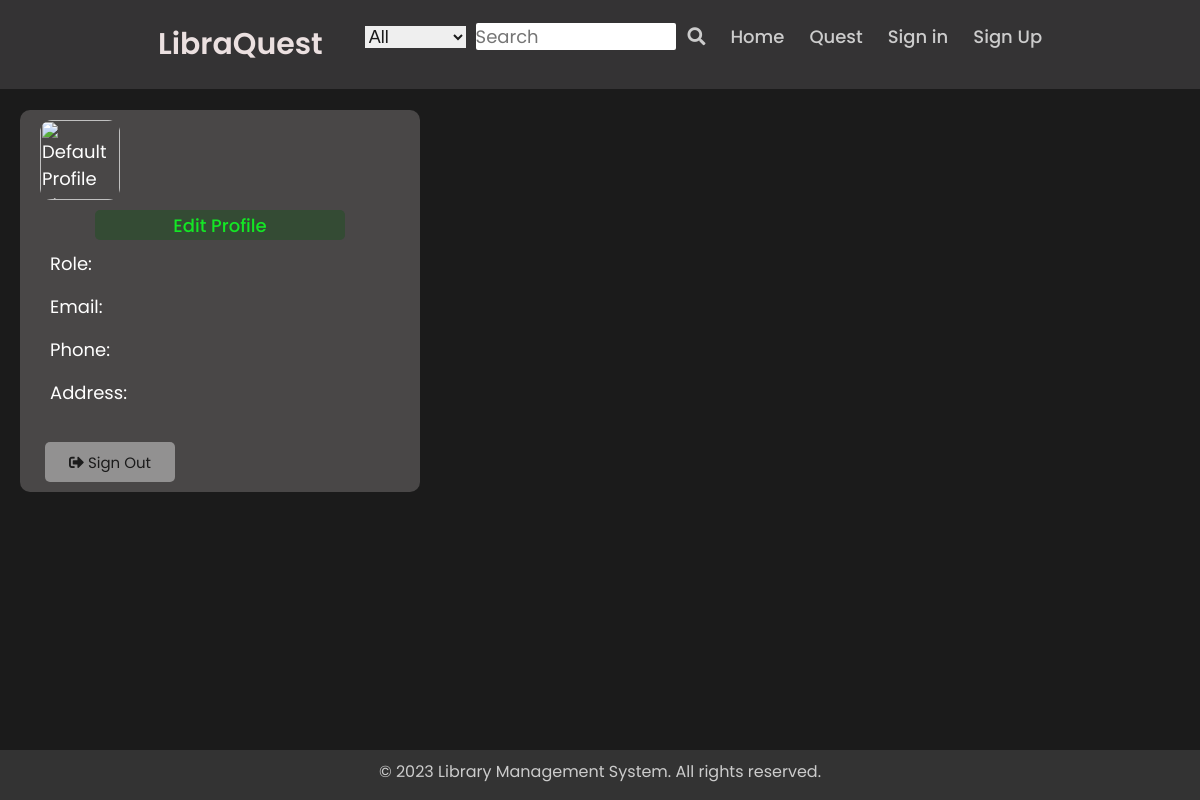
The app's page /profile/user_profile/javid/, older data.
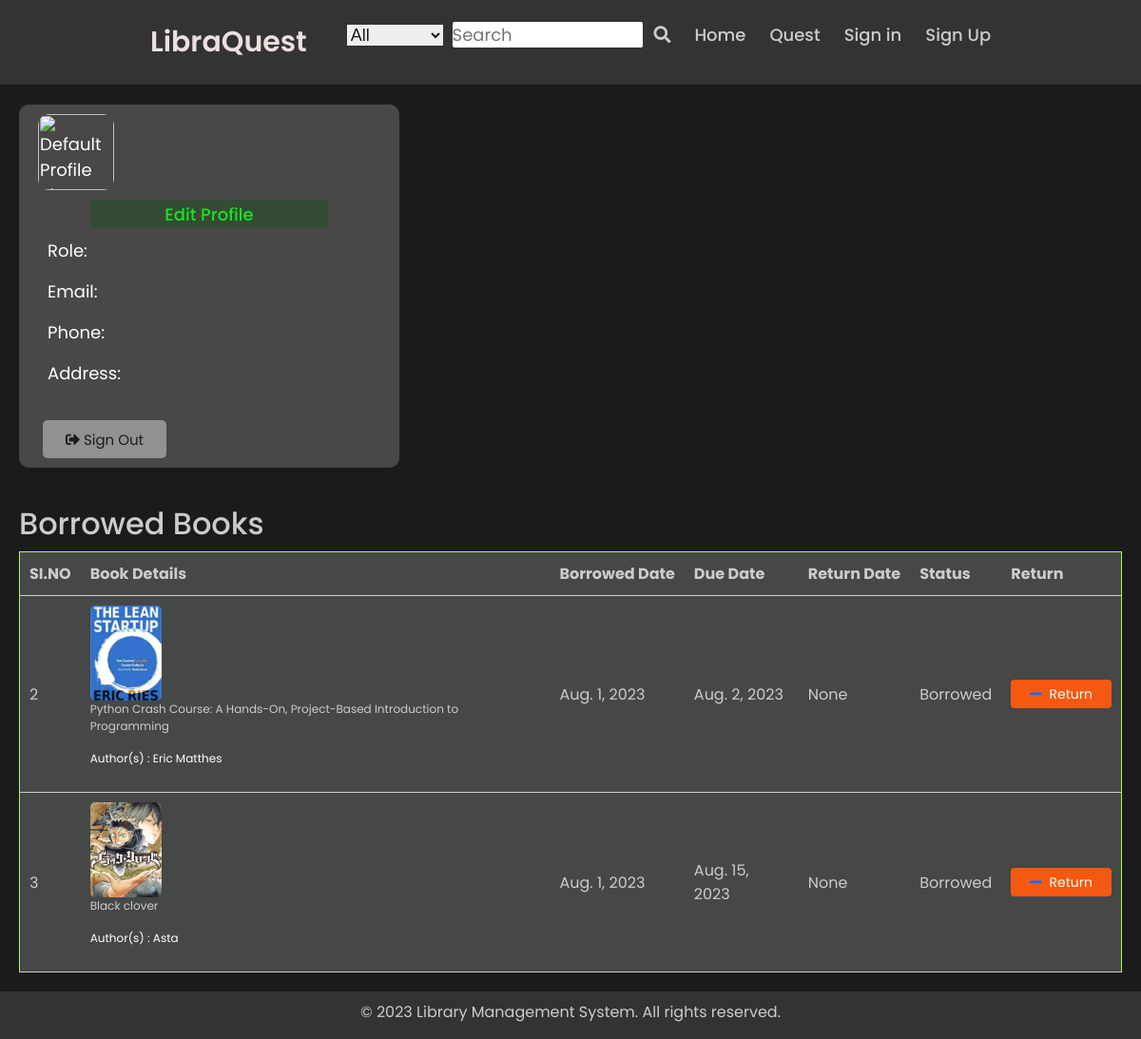
The same page, newer data.
### my_app/models.py (models this page shows, shortened)
class Borrowings(models.Model):
    STATUS_CHOICES = (
        ('Borrowed', 'Borrowed'),
        ('Returned', 'Returned'),
        ('Overdue', 'Overdue'),
    )
    member = models.ForeignKey(Member , on_delete=models.CASCADE)
    book = models.ForeignKey(Books , on_delete=models.CASCADE)
    borrowed_date = models.DateField(default=timezone.now)
    due_date = models.DateField()
    return_date = models.DateField(null=True , blank=True)
    fine_amount = models.DecimalField(max_digits=8, decimal_places=2, null=True,blank=True)
    status = models.CharField(max_length=50,choices=STATUS_CHOICES,default="None")

class Books(models.Model):
    title = models.TextField(null=False)
    author_name = models.CharField(max_length=50)
    isbn = models.CharField(max_length=20)
    publisher = models.CharField(max_length=200,null=True,blank=True)
    publication = models.DateField()
    edition = models.IntegerField(null=True , blank=True)
    availability = models.CharField(max_length=10,default='No')
    cover_image = models.ImageField(upload_to="book_covers/")
    book_file = models.FileField(upload_to="books/",blank=True , null=True)
    copies_available = models.IntegerField(null=True,blank=True,default=2)
    description = models.TextField(max_length=2000 , null=True , blank=True)

### user_profile/views.py (the view)
# urls.py: path('profile/', include("user_profile.urls"))
def user_profile(request , username ):
    try :
        member = Member.objects.get(user__username=username)
        borrowings = member.borrowings_set.all()
    except Member.DoesNotExist:
        borrowings = None
    return render(request, 'profile/user_profile.html', {
        'user': request.user , 'borrowings' : borrowings
    })

### user_profile/templates/profile/user_profile.html (shortened to what this page needs)
<link rel="stylesheet" href="https://cdn.jsdelivr.net/npm/bootstrap@5.3.0/dist/css/bootstrap.min.css">
{% extends 'forms/base.html' %}
{% load static %}
{% block content %}
    <main>
        <div class="component">
            <div class="user">
                <div class="profile-picture">
                    {% if user.profile_image.url %}
                        <img src="{{ user.profile_image.url }}" alt="Profile Picture">
                    {% else %}
                        <img src="{{ user.profile_image.url }}" alt="Default Profile Picture">
                    {% endif %}
                </div>
            </div>
            <div class="edit-btn">
                <button id="b1">Edit Profile</button>
            </div>
            <div class="user-info">
                <p>Role: {{ user.role }}</p>
                <p>Email: {{ user.email }}</p>
                <p>Phone: {{ user.phone }}</p>
                <p>Address: {{ user.address }}</p>
            </div>
            <div class="actions">
                <button class="btn btn-primary" id="b2"><i class="fas fa-sign-out-alt"></i> Sign Out</button>
            </div>
        </div>
        {% if borrowings %}
        <div class="activity book-details">
            <h2>Borrowed Books</h2>
            <table>
                <tr>
                    <th>SI.NO</th>
                    <th>Book Details</th>
                    <th>Borrowed Date</th>
                    <th>Due Date</th>
                    <th>Return Date</th>
                    <th>Status</th>
                    <th>Return</th>
                </tr>
                {% for borrowing in borrowings %}
                    {% if borrowing.status == 'Borrowed' %}
                    <tr>
                        <td>{{ forloop.counter }}</td>
                        <td>
                            <div class="cover-image">
                                <img src= "{{ borrowing.book.cover_image.url }}" alt="Cover Image">
                            </div>
                            <p>{{ borrowing.book.title }}</p>
                            <p style="color:#fff">Author(s) : {{ borrowing.book.author_name }}</p>
                        </td>
                       <td>{{ borrowing.borrowed_date}}</td>
                       <td>{{ borrowing.due_date }}</td>
                       <td>{{ borrowing.return_date }}</td>
                       <td>{{ borrowing.status }}</td>
                       <td>
                        <button class="return-button">
                            <a href="{% url 'return_book' book_id=borrowing.book.id %}"><i class="fas fa-minus"></i></a> Return
                        </button>
                        </td>
                    </tr>
                    {% endif %}
                {% endfor %}
            </table>
        </div>
        {% endif %}
    </main>
{% endblock %}

Row changes from the older to the newer data that the page shows:
added Borrowings: book.cover_image (picture), book "Python Crash Course: A Hands-On, Project-Based Introduction to Programming", book.author_name "Eric Matthes", borrowed_date "Aug. 1, 2023", due_date "Aug. 2, 2023", return_date "None", status "Borrowed"
added Borrowings: book.cover_image (picture), book "Black clover", book.author_name "Asta", borrowed_date "Aug. 1, 2023", due_date "Aug. 15, 2023", return_date "None", status "Borrowed"
Text that changed along with them:
text now shown: "Borrowed Books SI.NO Book Details Borrowed Date Due Date Return Date Status Return"
